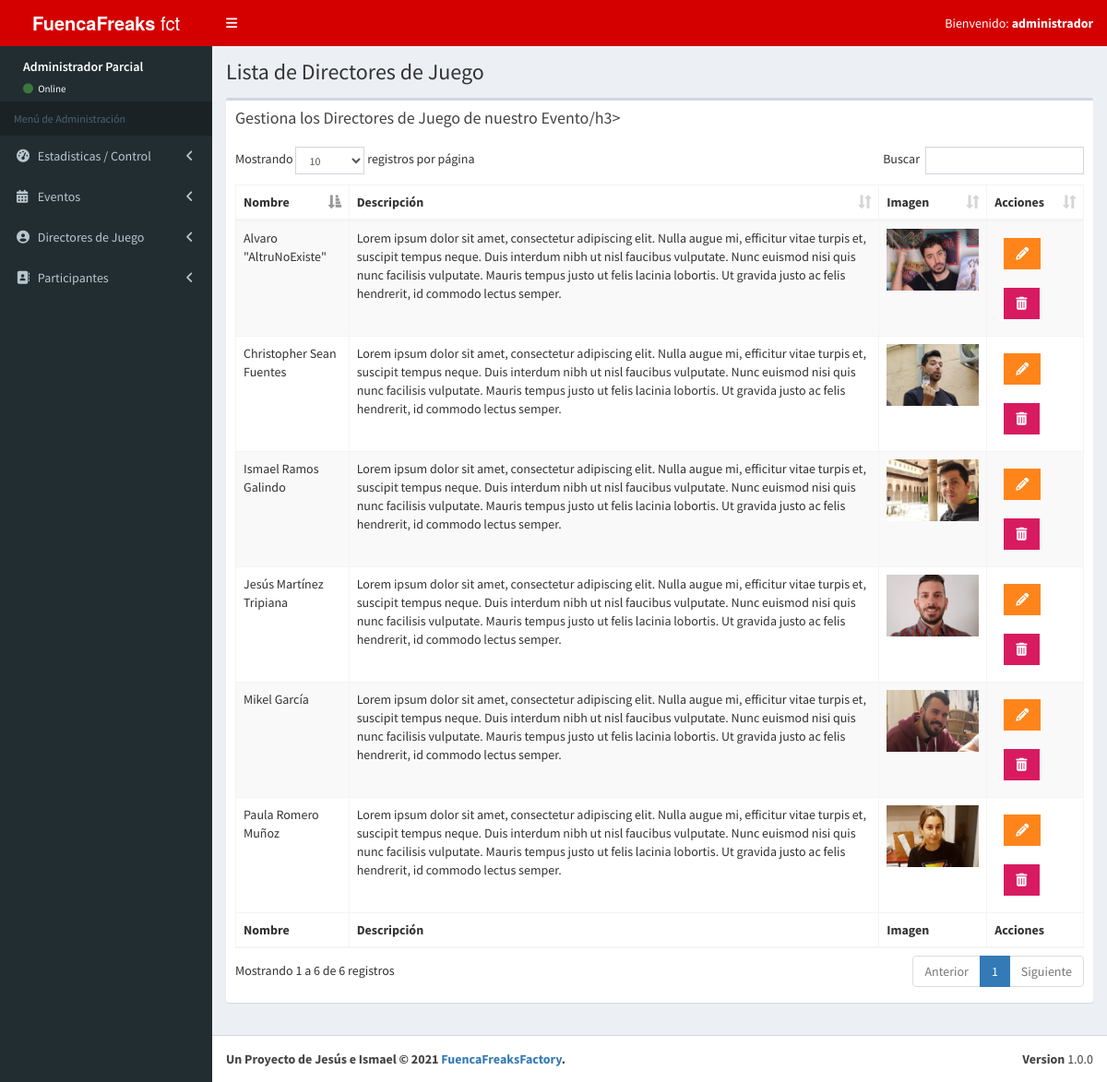
Screenshot of /FuencaFreaksWeb/admin/listar-director.php (signed in) with the database file from the repository.
### tables this page shows
CREATE TABLE `directores_de_juego` (
  `id_director` tinyint(10) NOT NULL,
  `nombre_director` varchar(30) NOT NULL,
  `apellido_director` varchar(30) NOT NULL,
  `descripcion_director` text NOT NULL,
  `foto_url` varchar(100) NOT NULL,
  `editado` datetime DEFAULT NULL
);

### FuencaFreaksWeb/admin/listar-director.php (the view, shortened to what this page needs)
<?php
    include_once './funciones/funciones.php';
    include_once './templates/header.php';
    include_once './templates/barra.php';
    include_once './templates/aside-main.php';
?>
        <div class="content-wrapper">
            <section class="content-header">
                <h1>
                    Lista de Directores de Juego
                </h1>
            </section>
            <section class="content">
              <div class="row">
                <div class="col-xs-12">
                  <div class="box">
                    <div class="box-header">
                      <h3 class="box-title">Gestiona los Directores de Juego de nuestro Evento/h3>
                    </div>
                    <div class="box-body">
                      <table id="resgistros" class="table table-bordered table-striped">
                        <thead>
                        <tr>
                          <th>Nombre</th>
                          <th>Descripción</th>
                          <th>Imagen</th>
                          <th>Acciones</th>
                        </tr>
                        </thead>
                        <tbody>
                            <?php
                                try {
                                  $sql = "SELECT * FROM directores_de_juego";
                                  $resultado = $db->query($sql);
                                } catch (Exception $e) {
                                  $error = $e->getMessage();
                                  echo $error;
                                }
                                while($director = $resultado->fetch_assoc()) { ?>
                                <tr>
                                  <td><?=$director['nombre_director']." ".$director['apellido_director']?></td>
                                  <td><?=$director['descripcion_director']?></td>
                                  <td><img src="../img/directores/<?=$director['foto_url']?>" alt="foto director" width=100></td>
                                  <td>
                                      <a href="editar-director.php?id=<?=$director['id_director']; ?>" class='btn bg-orange btn-flat margin'>
                                        <i class='fa fa-pencil'></i>
                                      </a>
                                      <a href="#" data-id="<?php echo $director['id_director']; ?>" data-tipo="director" class='btn bg-maroon btn-flat margin borrar-registro'>
                                      <i class='fa fa-trash'></i>
                                    </a>
                                  </td>
                                </tr>
                            <?php }?>
                        </tbody>
                        <tfoot>
                        <tr>
                            <th>Nombre</th>
                            <th>Descripción</th>
                            <th>Imagen</th>
                            <th>Acciones</th>
                        </tr>
                        </tfoot>
                      </table>
                    </div>
                  </div>
                </div>
              </div>
            </section>
        </div>
        <?php
    include_once './templates/footer.php';
?>

### rows the page displays
directores_de_juego: nombre_director "Alvaro", apellido_director "\"AltruNoExiste\"", descripcion_director "Lorem ipsum dolor sit amet, consectetur adipiscing elit. Nulla augue mi, efficitur vitae turpis et, suscipit tempus neque. Duis interdum nibh ut nisl faucibus vulputate. Nunc euismod nisi quis nunc facilisis vulputate. Mauris tempus justo ut felis lacinia lobortis. Ut gravida justo ac felis hendrerit, id commodo lectus semper.", foto_url (picture)
directores_de_juego: nombre_director "Ismael", apellido_director "Ramos Galindo", descripcion_director "Lorem ipsum dolor sit amet, consectetur adipiscing elit. Nulla augue mi, efficitur vitae turpis et, suscipit tempus neque. Duis interdum nibh ut nisl faucibus vulputate. Nunc euismod nisi quis nunc facilisis vulputate. Mauris tempus justo ut felis lacinia lobortis. Ut gravida justo ac felis hendrerit, id commodo lectus semper.", foto_url (picture)
directores_de_juego: nombre_director "Paula", apellido_director "Romero Muñoz", descripcion_director "Lorem ipsum dolor sit amet, consectetur adipiscing elit. Nulla augue mi, efficitur vitae turpis et, suscipit tempus neque. Duis interdum nibh ut nisl faucibus vulputate. Nunc euismod nisi quis nunc facilisis vulputate. Mauris tempus justo ut felis lacinia lobortis. Ut gravida justo ac felis hendrerit, id commodo lectus semper.", foto_url (picture)
directores_de_juego: nombre_director "Mikel", apellido_director "García", descripcion_director "Lorem ipsum dolor sit amet, consectetur adipiscing elit. Nulla augue mi, efficitur vitae turpis et, suscipit tempus neque. Duis interdum nibh ut nisl faucibus vulputate. Nunc euismod nisi quis nunc facilisis vulputate. Mauris tempus justo ut felis lacinia lobortis. Ut gravida justo ac felis hendrerit, id commodo lectus semper.", foto_url (picture)
directores_de_juego: nombre_director "Christopher", apellido_director "Sean Fuentes", descripcion_director "Lorem ipsum dolor sit amet, consectetur adipiscing elit. Nulla augue mi, efficitur vitae turpis et, suscipit tempus neque. Duis interdum nibh ut nisl faucibus vulputate. Nunc euismod nisi quis nunc facilisis vulputate. Mauris tempus justo ut felis lacinia lobortis. Ut gravida justo ac felis hendrerit, id commodo lectus semper.", foto_url (picture)
directores_de_juego: nombre_director "Jesús", apellido_director "Martínez Tripiana", descripcion_director "Lorem ipsum dolor sit amet, consectetur adipiscing elit. Nulla augue mi, efficitur vitae turpis et, suscipit tempus neque. Duis interdum nibh ut nisl faucibus vulputate. Nunc euismod nisi quis nunc facilisis vulputate. Mauris tempus justo ut felis lacinia lobortis. Ut gravida justo ac felis hendrerit, id commodo lectus semper.", foto_url (picture)

### other values shown
$_SESSION['usuario'] "administrador"
$_SESSION['nombre'] "Administrador Parcial"
